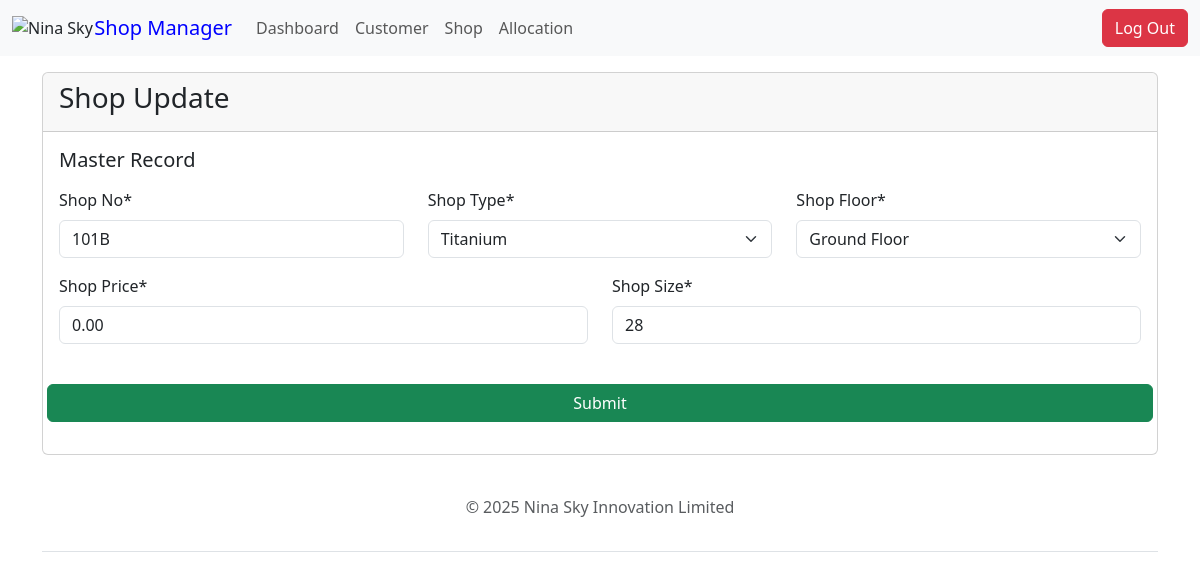
/shops/101B/ (signed in), run on the app's committed database.
### shop/models.py (models this page shows, shortened)
class Shop(models.Model):
    Type = [
        ("Platinum", "Platinum"),
        ("Titanium", "Titanium"),
        ("Diamond", "Diamond"),
        ("Premium", "Premium"),
        ("Gold", "Gold"),
        ("Silver", "Silver"),
    ]
    Floor = [
        ("G", "Ground Floor"),
        ("1", "First Floor"),
        ("2", "Second Floor"),
    ]
    STATUS = [
        ("vacant", "Vacant"),
        ("allocated", "Allocated"),
    ]
    name = models.CharField(max_length=255)
    type = models.CharField(max_length=10, choices=Type)
    price = models.DecimalField(max_digits=10, decimal_places=2)
    shop_price = models.DecimalField(
        max_digits=10, decimal_places=2, blank=True, null=True
    )
    new_shop_price = models.DecimalField(
        max_digits=10, decimal_places=2, blank=True, null=True
    )
    caution_fee = models.DecimalField(
        max_digits=12, decimal_places=2, default=100000.00
    )
    no = models.CharField(max_length=5, validators=[MinLengthValidator(4)], unique=True)
    address = models.CharField(max_length=300)
    floor = models.CharField(max_length=20, choices=Floor)
    size = models.IntegerField()
    status = models.CharField(max_length=10, choices=STATUS, default="vacant")
    is_paid = models.BooleanField(default=False)
    is_approved = models.BooleanField(default=False)
    class Meta:
        ordering = ["no"]
    @property
    def shop_price(self):
        result = self.rent * Decimal("1.075")
        return result.quantize(Decimal("0.01"), rounding=ROUND_HALF_UP)

### shop/views.py (the view)
# urls.py: path("shops/<str:shop_no>/", views.edit_shop_form, name="shop-edit"),
@login_required
def edit_shop_form(request, shop_no):
    shop = get_object_or_404(Shop, no=shop_no)
    if request.method == "POST":
        form = EditMyShopForm(request.POST, instance=shop)
        if form.is_valid():
            form.save()
            messages.success(request, "Shop details updated successfully")
            return redirect("all-shops")  # Redirect to the shop list or detail view
    else:
        form = EditMyShopForm(instance=shop)
    return render(request, "shop/edit_shop_form.html", {"form": form})

### shop/forms.py
class EditMyShopForm(forms.ModelForm):
    class Meta:
        model = Shop
        fields = ("no", "type", "floor", "price", "size")
        labels = {
            "no": "Shop No",
            "type": "Shop Type",
            "floor": "Shop Floor",
            "price": "Shop Price",
            "size": "Shop Size",
        }

### templates/shop/edit_shop_form.html (shortened to what this page needs)
{% extends 'base.html' %} {% block title %} Shop Form {% endblock %}
{% load static %}
{% load crispy_forms_tags %}
{% block content %}
<div class="container mt-3">
<div class="row">
    <div class="col-md-12">
        <div class="card mx-auto">
            <div class="card-header"><h3>Shop Update</h3></div>
            <div class="card-body">
                <h5 class="card-title">Master Record</h5>
                <p class="card-text">
                    <form action="" method="POST" autocomplete="off">
                            <div class="row">
                                <div class="col">
                                     {{form.no|as_crispy_field}}
                                </div>
                                <div class="col">
                                    {{form.type|as_crispy_field}}
                               </div>
                                <div class="col">
                                     {{form.floor|as_crispy_field}}
                                </div>
                            </div>
                            <div class="row">
                                <div class="col">
                            {{form.price|as_crispy_field}}
                                </div>
                                <div class="col">
                            {{form.size|as_crispy_field}}
                                </div>
                            </div>
                        <div class="row">
                            <button  type="submit" class="btn btn-success">Submit</button>
                        </div>
                    </form>
                </p>
            </div>
        </div>
    </div>
</div>
</div>
{% endblock %}

### data on the page
Shop: no "101B", type "Titanium", floor "Ground Floor", price "0.00", size "28"
